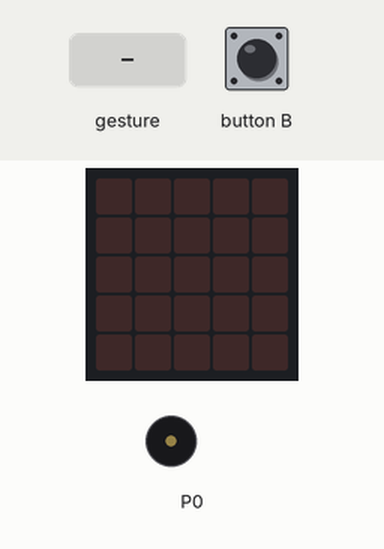
A program run on a simulated BBC micro:bit (MakeCode). On the bench: the board's 5×5 LED display, buzzer (waves = sounding). The test bench sets the inputs (shaded band). Random numbers come from a fixed seed; a tilt is held for 1.5 s and a shake lasts 1 s, then the board lies face up again.

Above: at 1.2 s.
1.3 s: gesture 'shake'
At 1.9 s:
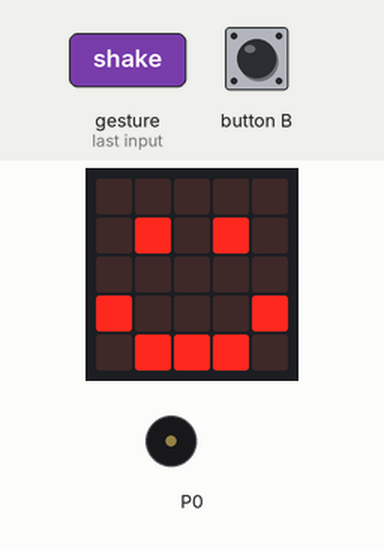
At 3.3 s:
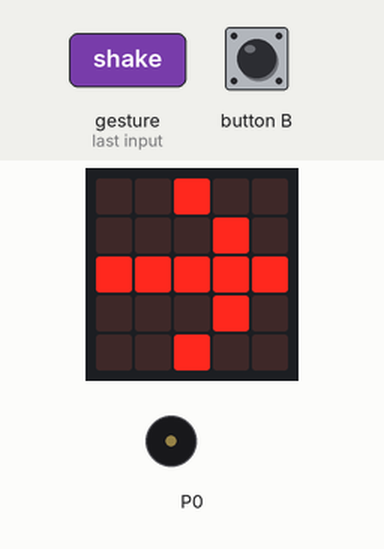
4.3 s: button B pressed for 3.2 s
At 7.2 s:
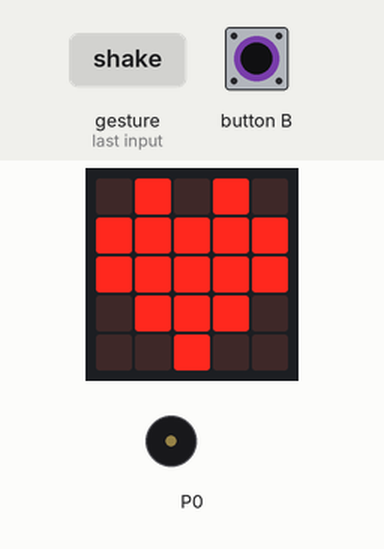
Timing chart, 0 to 34.5 s (numbered marks = the images above; inputs shaded):
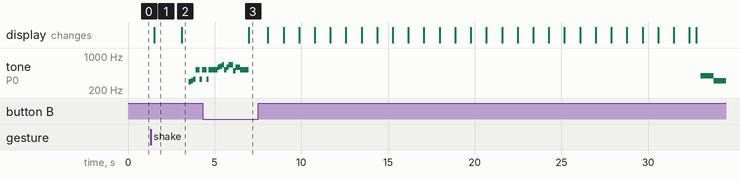

Measured:
- after the input at 1.3 s, tone on P0: plays 294 Hz for 0.13 s, 311 Hz for 0.13 s, 330 Hz for 0.13 s, 523 Hz for 0.26 s, 330 Hz for 0.13 s, 523 Hz for 0.02 s, starting after 2.2 s; the display: changes after 0.20 s (image 1)
- after the input at 4.3 s, the display: changes after 2.7 s (image 3)
- what the display in image 1 shows lasts 1.6 s, from 1.5 s to 3.1 s

The program:

main.ts
```typescript
let Pluto = 0
let pippo = 0
basic.forever(function () {
    while (input.isGesture(Gesture.Shake)) {
        basic.showIcon(IconNames.Happy)
        basic.pause(1000)
        Pluto = randint(1, 6)
        if (Pluto == 1) {
            basic.showLeds(`
                . . # . .
                . # . . .
                # # # # #
                . # . . .
                . . # . .
                `)
        }
        if (Pluto == 2) {
            basic.showLeds(`
                . . # . .
                . . . # .
                # # # # #
                . . . # .
                . . # . .
                `)
        }
        if (Pluto == 3) {
            basic.showLeds(`
                . . # . .
                . # . # .
                # # # # #
                . # . # .
                . . # . .
                `)
        }
        if (Pluto == 4) {
            basic.showLeds(`
                . . . . #
                . . . # .
                . . # . .
                . # . . .
                # . . . .
                `)
        }
        if (Pluto == 5) {
            basic.showLeds(`
                # . . . #
                . # . # .
                . . # . .
                . # . # .
                # . . . #
                `)
        }
        if (Pluto == 6) {
            basic.showLeds(`
                . . . . .
                . # # # .
                . # . # .
                . # # # .
                . . . . .
                `)
        }
        music._playDefaultBackground(music.builtInPlayableMelody(Melodies.Entertainer), music.PlaybackMode.UntilDone)
    }
    while (input.buttonIsPressed(Button.B)) {
        basic.showIcon(IconNames.Heart)
        pippo = randint(5, 18)
        while (pippo) {
            basic.pause(500)
            basic.showLeds(`
                . . . . #
                . . . # .
                . . # . .
                . # . . .
                # . . . .
                `)
            basic.pause(500)
            basic.showLeds(`
                . . . . .
                . # . . .
                . . # . .
                . . . # .
                . . . . .
                `)
            pippo += -1
        }
        music._playDefaultBackground(music.builtInPlayableMelody(Melodies.Dadadadum), music.PlaybackMode.InBackground)
        basic.showIcon(IconNames.Skull)
    }
})
```

test.ts
```typescript
// i test vanno qui; questi non saranno compilati quando questo pacchetto viene usato come estensione.
```
